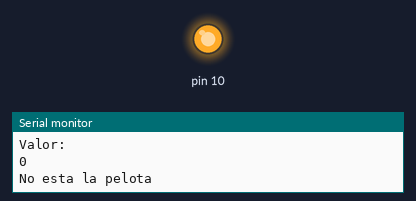
The sketch below on a simulated Arduino Uno, built with avr-gcc and run on an emulated ATmega328P. Parts: output pins drawn as LEDs (lit = HIGH), the last lines printed to the serial monitor. Wiring (inferred from the names in the program): IR receiver: data pin 8.

Above: at 12.5 s.
At 26.6 s:
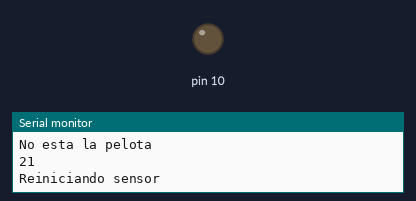
Timing chart, 0 to 36.7 s (numbered marks = the images above):
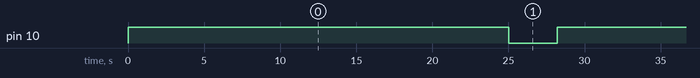

The sketch:

TSOPDemo.ino
```cpp
#include <Arduino.h>

int pinTSOP=8, iNoEncontrado=0;
bool bSenal;
void setup(){
  pinMode(pinTSOP, INPUT);
  pinMode(10,OUTPUT);
  Serial.begin(9600);
  digitalWrite(10, 1);

}

void loop(){
  digitalWrite(10, 1);
  bSenal = digitalRead(pinTSOP);
  int bPulso;
  bPulso = pulseIn(pinTSOP,LOW);
  Serial.println("Valor: ");
  Serial.println(bPulso);

  if(bPulso>50&&bPulso<800){
    Serial.println("Encontre la pelota");
    iNoEncontrado=0;
  }
  else{
    iNoEncontrado++;
    Serial.println("No esta la pelota");
    if(iNoEncontrado>20){
      Serial.println(iNoEncontrado);
      digitalWrite(10, 0);
      iNoEncontrado=0;
      Serial.println("Reiniciando sensor");
      delay(3000);

    }
  }


  delay(200);
}
```

Measured:
- by itself, pin 10: alternates HIGH for 25.0 s and LOW for 3.2 s
